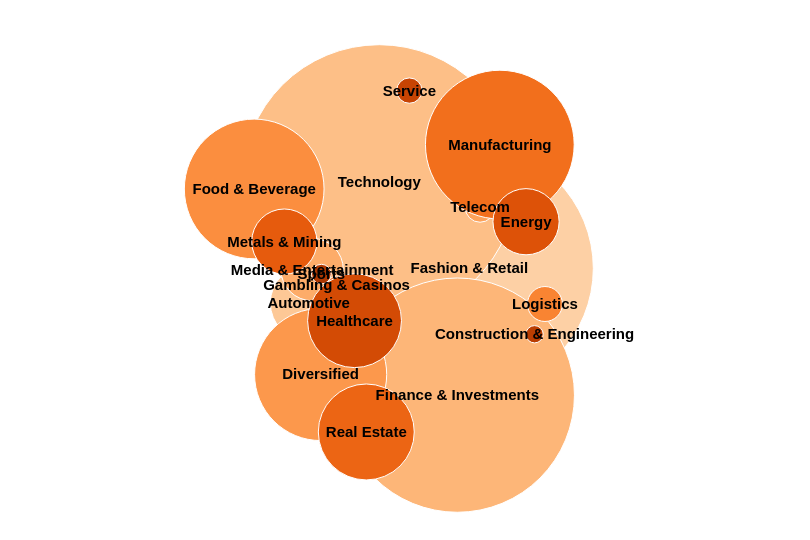

This figure's Vega-Lite source:
### Vega specification from a JSON file in a GitHub repository (floating-point values rounded to 4 significant figures)
{"$schema": "https://vega.github.io/schema/vega/v5.json", "width": 800, "height": 500, "padding": {"left": 5, "right": 5, "top": 20, "bottom": 20}, "autosize": "none", "signals": [{"name": "cx", "update": "width / 2"}, {"name": "cy", "update": "height / 2"}, {"name": "gravityX", "value": 0.2, "bind": {"input": "range", "min": 0, "max": 1, "name": "Move Horizontally"}}, {"name": "gravityY", "value": 0.1, "bind": {"input": "range", "min": 0, "max": 1, "name": "Move Vertically"}}], "data": [{"name": "table", "values": [{"category": "Fashion & Retail", "amount": 1698800}, {"category": "Automotive", "amount": 525300}, {"category": "Technology", "amount": 1877900}, {"category": "Finance & Investments", "amount": 1605100}, {"category": "Media & Entertainment", "amount": 427500}, {"category": "Telecom", "amount": 203500}, {"category": "Diversified", "amount": 905200}, {"category": "Food & Beverage", "amount": 957200}, {"category": "Logistics", "amount": 239500}, {"category": "Gambling & Casinos", "amount": 120500}, {"category": "Manufacturing", "amount": 1019000}, {"category": "Real Estate", "amount": 657400}, {"category": "Metals & Mining", "amount": 446800}, {"category": "Energy", "amount": 453500}, {"category": "Healthcare", "amount": 643200}, {"category": "Service", "amount": 173400}, {"category": "Construction & Engineering", "amount": 118500}, {"category": "Sports", "amount": 134500}]}], "scales": [{"name": "size", "domain": {"data": "table", "field": "amount"}, "range": [0.01, 0.02]}, {"name": "color", "type": "ordinal", "domain": {"data": "table", "field": "category"}, "range": {"scheme": "oranges"}}], "marks": [{"name": "nodes", "type": "symbol", "from": {"data": "table"}, "encode": {"enter": {"fill": {"scale": "color", "field": "category"}, "xfocus": {"signal": "cx"}, "yfocus": {"signal": "cy"}}, "update": {"size": {"signal": "pow(2 * datum.amount, 2)", "scale": "size"}, "stroke": {"value": "white"}, "strokeWidth": {"value": 1}, "tooltip": {"signal": "datum.category + ' : $' + format(datum.amount, ',') + ' bn'"}}}, "transform": [{"type": "force", "iterations": 100, "static": false, "forces": [{"force": "collide", "iterations": 2, "radius": {"expr": "sqrt(datum.size) / 2"}}, {"force": "center", "x": {"signal": "cx"}, "y": {"signal": "cy"}}, {"force": "x", "x": "xfocus", "strength": {"signal": "gravityX"}}, {"force": "y", "y": "yfocus", "strength": {"signal": "gravityY"}}]}]}, {"type": "text", "from": {"data": "nodes"}, "encode": {"enter": {"align": {"value": "center"}, "baseline": {"value": "middle"}, "fontSize": {"value": 15}, "fontWeight": {"value": "bold"}, "fill": {"value": "black"}, "text": {"field": "datum.category"}}, "update": {"x": {"field": "x"}, "y": {"field": "y"}}}}]}
